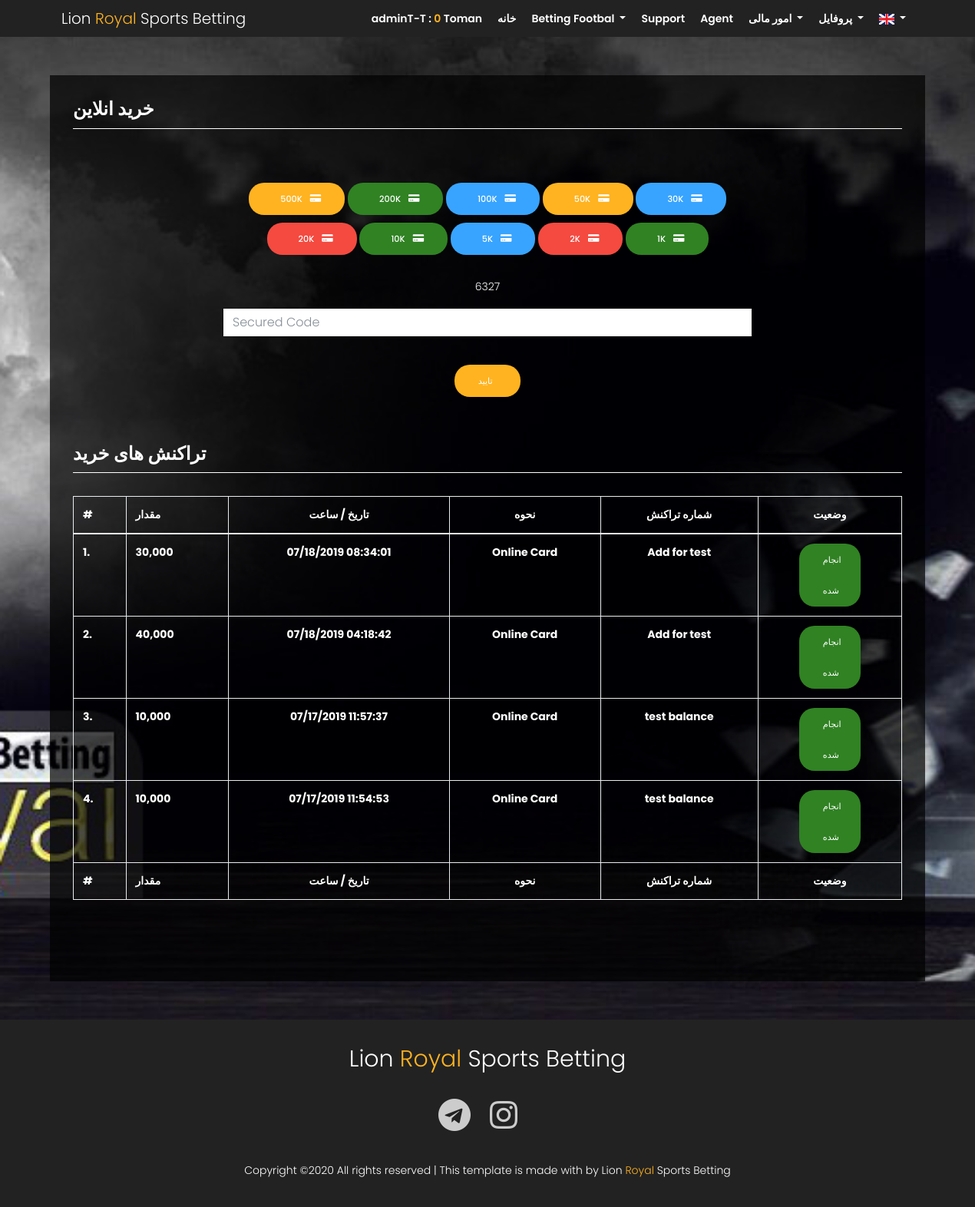
Screenshot of /site/deposit2_.php (signed in) with the database file from the repository.
### tables this page shows
CREATE TABLE `deposit_history` (
  `id` int(11) NOT NULL,
  `player` varchar(30) NOT NULL,
  `amount` varchar(20) NOT NULL,
  `deposit_type` varchar(20) NOT NULL,
  `date` date NOT NULL,
  `time` time NOT NULL,
  `tran_id` varchar(100) DEFAULT NULL,
  `currency` varchar(50) DEFAULT NULL,
  `status` varchar(1) NOT NULL
);

### site/_inc/db_class.php (called while the page is built, shortened)
<?php
class SimpleDBClass
{
  public $isConn;
  public function __construct( $db_conn = array('host' => 'localhost', 'user' => 'root','pass' => '','database' => 'test', ) )
  {
    $host = isset($db_conn['host']) ? $db_conn['host'] : 'localhost' ;
    $user = isset($db_conn['user']) ? $db_conn['user'] : 'root' ;
    $pass = isset($db_conn['pass']) ? $db_conn['pass'] : '' ;
    $database = isset($db_conn['database']) ? $db_conn['database'] : die('no database set') ;
    $connection = mysqli_connect($host, $user, $pass,$database);
    if($connection)
    {
      $this->isConn = $connection;
    }
  }
  function Select($SQLStatement)
  {
    $con =  $this->isConn;
    if ($con)
    {
      $q = $con->query($SQLStatement);
      $row = $q->num_rows;
      if($row <1)
      {
        $result = $row;
      }
      else if($row == 1)
      {
        $result = array($q->fetch_assoc());
      }
      else if( $row >1)
      {
        $d1 = array( $q->fetch_assoc());
        $d2= array();
        while ($row = $q->fetch_assoc())
        {
          $d2[] = $row;
        }
        $result = array_merge($d1 , $d2);
      }
      return $result;
      }
  }
}
?>

### site/function/app_top.php (called while the page is built, shortened)
<?php
    include_once('_inc/config.php');
    if(!isset($_SESSION['Player']) && !isset($_SESSION['Player_PW'])){
        header("Location:".SiteRootDir."main.php");
    }else{
        $configDT = $db->select("SELECT * FROM setting WHERE sid ='1' ORDER BY sid DESC");
    }
?>

### site/deposit2_.php (the view, shortened to what this page needs)
<?php
 include_once("function/app_top.php");
 $RecDataDeposit = $db->select("SELECT * FROM deposit_history WHERE player = '".$_SESSION['Player']."' AND deposit_type = 'Online Card' ORDER BY id DESC");
 $RecDataUser = $db->select("SELECT * FROM user_profile WHERE Player = '".$_SESSION['Player']."'");
?>
<!DOCTYPE html>
	<html lang="en" class="no-js">
    <?php include_once("header.php");?>
		<body>
			<section class="generic-banner relative">
                <?php include_once("topmenu.php");?>
			</section>
		<div class="main-wrapper ">
			<section class="feature-area section-gap " id="secvice">
				<div class="container card-content">
					<div class="row">
                        <div class="col-12 mb-40">
                            <h3 class="text-heading"><?php echo TOP_MENU_DEPOSIT_ONLINE;?></h3>
                        </div>
                        <div id="bTab" class="col-12 mb-60">
                        <form id="frm_deposit" name="frm_deposit" action="deposit2.php?action=onlinecard" method="post">
                            <?php if($RecDataUser[0]['onlineCard'] == 1){
                            ?>
                            <div class="col-md-8 col-md-offset-2">
                                <div class="row mb-20">
                                    <div class="col-12 justify-content-center text-center mb-20">
                                        <button class="genric-btn primary circle arrow mb-10" onClick="packageAmount('500000')"><span style="padding-right: 10px;">500K</span><i class="fa fa-credit-card-alt" aria-hidden="true"></i></button>
                                        <button class="genric-btn success circle arrow mb-10" onClick="packageAmount('200000')"><span style="padding-right: 10px;">200K</span><i class="fa fa-credit-card-alt" aria-hidden="true"></i></button>
                                        <button class="genric-btn info circle arrow mb-10" onClick="packageAmount('100000')"><span style="padding-right: 10px;">100K</span><i class="fa fa-credit-card-alt" aria-hidden="true"></i></button>
                                        <button class="genric-btn primary circle arrow mb-10" onClick="packageAmount('50000')"><span style="padding-right: 10px;">50K</span><i class="fa fa-credit-card-alt" aria-hidden="true"></i></button>
                                        <button class="genric-btn info circle arrow mb-10" onClick="packageAmount('30000')"><span style="padding-right: 10px;">30K</span><i class="fa fa-credit-card-alt" aria-hidden="true"></i></button>
                                        <button class="genric-btn danger circle arrow mb-10" onClick="packageAmount('20000')"><span style="padding-right: 10px;">20K</span><i class="fa fa-credit-card-alt" aria-hidden="true"></i></button>
                                        <button class="genric-btn success circle arrow mb-10" onClick="packageAmount('10000')"><span style="padding-right: 10px;">10K</span><i class="fa fa-credit-card-alt" aria-hidden="true"></i></button>
                                        <button class="genric-btn info circle arrow mb-10" onClick="packageAmount('5000')"><span style="padding-right: 10px;">5K</span><i class="fa fa-credit-card-alt" aria-hidden="true"></i></button>
                                        <button class="genric-btn danger circle arrow mb-10" onClick="packageAmount('2000')"><span style="padding-right: 10px;">2K</span><i class="fa fa-credit-card-alt" aria-hidden="true"></i></button>
                                        <?php if($_SESSION['Player'] == "adminT-T" || $_SESSION['Player'] == "roxy"){?>
                                        <button class="genric-btn success circle arrow mb-10" onClick="packageAmount('1000')"><span style="padding-right: 10px;">1K</span><i class="fa fa-credit-card-alt" aria-hidden="true"></i></button>
                                        <?php }?>
                                    </div>
                                    <div class="col-12">
                                        <div class="input-group form-group justify-content-center">
                                        <div class="captcha">
                                            <?php echo $_SESSION['security_code'];?>
                                        </div>
                                        </div>
                                        <div class="input-group form-group">
                                            <input type="password" class="form-control" placeholder="Secured Code" name="deposit2_captcha_code" id="deposit2_captcha_code" autocomplete="off" required>
                                        </div>
                                    </div>
                                </div>
                                <div class="text-center">
                                <button class="genric-btn primary circle arrow" id="btDeposit"><?php echo WITHDRAW_CONFIRMATION;?>&nbsp&nbsp<i class="fa fa-spinner fa-spin hide" aria-hidden="true" id='spexDeposit'></i></button>
                                </div>
                            </div>
                                <?php }else {
                                    ?>
                                    <div class="text-center onlineCard"><br><?php echo TITLE_DEPOSIT_ONLINE_CARD;?><br><br>
                        <a href="https://t.me/lionroyalsup" target="_blank" style="color: #FFFFFF;"><i class="fa fa-telegram fa-3x"></i></a>
                        </div>
                                    <?php
                                }?>
                        </form>
                        </div>
                        <div class="col-12">
                            <h3 class="text-heading"><?php echo TITLE_DEPOSIT_HISTORY;?></h3>
                        </div>
						<div class="col-12 mb-60">
                        <table id="deposit" class="table table-striped table-bordered display responsive nowrap" style="width: 100%;">
                            <thead>
								<tr>
									<th>#</th>
                                    <th><?php echo TITLE_AMOUNT;?></th>
                                    <th class="text-center"><?php echo TITLE_DATE_TIME;?></th>
                                    <th class="text-center"><?php echo TITLE_TYPE;?></th>
                                    <th class="text-center"><?php echo TITLE_TRANID;?></th>
                                    <th class="text-center"><?php echo TITLE_STATUS;?></th>
                                </tr>
                            </thead>
                            <tbody>
                            <?php
                                foreach ($RecDataDeposit as $key => $value) {
                                ?>
                                <tr>
									<th><?php echo $key+1;?>.</th>
                                    <th><?php if($value['deposit_type'] == "E-Voucher"){echo number_format($value['amount'] * $configDT[0]['currency']);}else{echo number_format($value['amount']);}?></th>
                                    <th class="text-center"><?php echo date("m/d/Y", strtotime($value['date']));?> <?php echo $value['time'];?></th>
                                    <th class="text-center"><?php echo $value['deposit_type'];?></th>
                                    <th class="text-center"><?php echo substr($value['tran_id'],0,12);?></th>
                                    <th class="text-center"><?php if($value['status'] == 1){echo '<button class="genric-btn success circle" style="width: 80px;">'.TITLE_COMPLATED.'</button>';}else if($value['status'] == 2){echo '<button class="genric-btn danger circle" style="width: 80px;">'.TITLE_CANCEL.'</button>';}else{echo '<button class="genric-btn info circle" style="width: 80px;">'.TITLE_PROCESSING.'</button>';}?></th>
                                </tr>
                                <?php }?>
                            </tbody>
                            <tfoot>
                                <tr>
                                    <th>#</th>
                                    <th><?php echo TITLE_AMOUNT;?></th>
                                    <th class="text-center"><?php echo TITLE_DATE_TIME;?></th>
                                    <th class="text-center"><?php echo TITLE_TYPE;?></th>
                                    <th class="text-center"><?php echo TITLE_TRANID;?></th>
                                    <th class="text-center"><?php echo TITLE_STATUS;?></th>
                                </tr>
                            </tfoot>
                        </table>
                        </div>
                    </div>
				</div>
			</section>
        </div>
        <?php include_once("footer.php");?>
	</body>
</html>

### site/css/main.css (style rules this page uses)
body { color: #777777; font-family: "Poppins", sans-serif; font-size: 14px; font-weight: 300; line-height: 1.625em; position: relative; }
h1, h2, h3, h4, h5, h6 { font-family: "Poppins", sans-serif; color: #222222; line-height: 1.2em !important; margin-bottom: 0; margin-top: 0; font-weight: 600; }
h3, .h3 { font-size: 24px; }
td, th { border-radius: 0px; }
.mb-10 { margin-bottom: 10px; }
.mb-20 { margin-bottom: 20px; }
.mb-40 { margin-bottom: 40px; }
.mb-60 { margin-bottom: 60px; }
.text-center { text-align: center; }
.relative { position: relative; }
.text-heading { margin-bottom: 30px; font-size: 24px; color: #FFFFFF; border-bottom: 1px solid; padding-bottom: 10px; }
h3 { font-size: 24px; }
h1, h2, h3, h4, h5, h6 { line-height: 1.5em; }
.genric-btn { display: inline-block; outline: none; line-height: 40px; padding: 0 30px; font-size: .8em; text-align: center; text-decoration: none; font-weight: 500; cursor: pointer; -webkit-transition: all 0.3s ease 0s; -moz-transition: all 0.3s ease 0s; -o-transition: all 0.3s ease 0s; transition: all 0.3s ease 0s; }
.genric-btn.circle { border-radius: 20px; }
.genric-btn.arrow { display: -webkit-inline-box; display: -ms-inline-flexbox; display: inline-flex; -webkit-box-align: center; -ms-flex-align: center; align-items: center; }
.genric-btn.arrow span { margin-left: 10px; }
.genric-btn.primary { color: #fff; background: #ffb320; border: 1px solid transparent; }
.genric-btn.success { color: #fff; background: #308223; border: 1px solid transparent; }
.genric-btn.info { color: #fff; background: #38a4ff; border: 1px solid transparent; }
.genric-btn.danger { color: #fff; background: #f44a40; border: 1px solid transparent; }
.section-gap { padding: 50px 0; }
.p1-gradient-bg, .primary-btn, .primary-btn2:hover, .single-feature:hover, .video-area .overlay-bg, .single-footer-widget .click-btn, .generic-banner { background-image: -moz-linear-gradient(0deg, #222 0%, #222 100%); background-image: -webkit-linear-gradient(0deg, #222 0%, #222 100%); background-image: -ms-linear-gradient(0deg, #222 0%, #222 100%); transition: all 0.3s ease 0s; }
.generic-banner { text-align: center; }
.card-content { margin-top: auto; margin-bottom: auto; min-height: 550px; background-color: rgba(0, 0, 0, 0.70) !important; color: #FFFFFF; padding: 30px; }

### site/deposit2_.php (style rules this page uses)
html { background: url(img/bg/bg_lionroyalcasino.jpg) no-repeat center center fixed; -webkit-background-size: cover; -moz-background-size: cover; -o-background-size: cover; background-size: cover; }
body { background-color: transparent; }

### rows the page displays
deposit_history: amount "30,000", date "07/18/2019", time "08:34:01", deposit_type "Online Card", tran "Add for test"
deposit_history: amount "40,000", date "07/18/2019", time "04:18:42", deposit_type "Online Card", tran "Add for test"
deposit_history: amount "10,000", date "07/17/2019", time "11:57:37", deposit_type "Online Card", tran "test balance"
deposit_history: amount "10,000", date "07/17/2019", time "11:54:53", deposit_type "Online Card", tran "test balance"

### other values shown
TOP_LOGO_LION "Lion"
TOP_LOGO_ROYAL "Royal"
TOP_LOGO_CASINO "Sports Betting"
$_SESSION['Player'] "adminT-T"
$_SESSION['Player_Balance'] "0"
TOP_MENU_HOME "خانه"
TOP_MENU_PLAY_GAME "Betting Footbal"
TOP_MENU_TICKETS "Support"
TOP_MENU_INVITE "Agent"
TOP_MENU_PAYMENT "امور مالی"
TOP_MENU_PROFILE "پروفایل"
TOP_MENU_DEPOSIT_ONLINE "خريد انلاين"
$_SESSION['security_code'] "6327"
WITHDRAW_CONFIRMATION "تایید"
TITLE_DEPOSIT_HISTORY "تراکنش های خرید"
